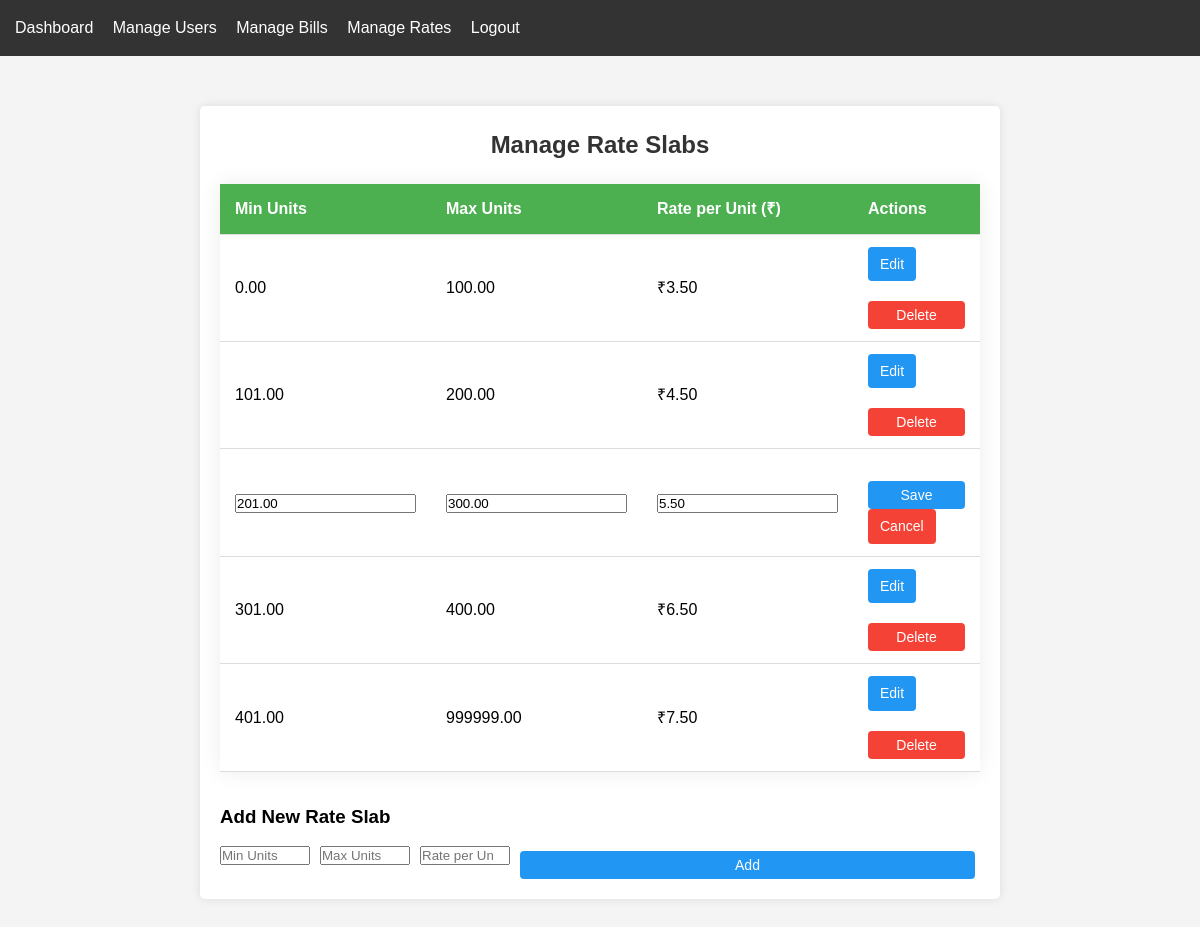
Screenshot of /rates.php?edit=3 (signed in) with the database file from the repository.
### tables this page shows
CREATE TABLE rate_slabs (
    slab_id INT PRIMARY KEY AUTO_INCREMENT,
    min_units DECIMAL(10,2) NOT NULL,
    max_units DECIMAL(10,2) NOT NULL,
    rate_per_unit DECIMAL(10,2) NOT NULL
);

### rates.php (the view, shortened to what this page needs)
<?php
$database = new Database();
$db = $database->getConnection();
$query = "SELECT * FROM rate_slabs ORDER BY min_units ASC";
$stmt = $db->query($query);
$slabs = $stmt->fetchAll(PDO::FETCH_ASSOC);
$edit_slab = null;
if (isset($_GET['edit'])) {
    $edit_id = $_GET['edit'];
    $stmt = $db->prepare("SELECT * FROM rate_slabs WHERE slab_id = :slab_id");
    $stmt->bindParam(":slab_id", $edit_id);
    $stmt->execute();
    $edit_slab = $stmt->fetch(PDO::FETCH_ASSOC);
}
?>
<!DOCTYPE html>
<html lang="en">
<head>
    <link rel="stylesheet" href="../css/style.css">
</head>
<body>
    <div class="nav">
        <a href="dashboard.php">Dashboard</a>
        <a href="users.php">Manage Users</a>
        <a href="bills.php">Manage Bills</a>
        <a href="rates.php">Manage Rates</a>
        <a href="../logout.php">Logout</a>
    </div>
    <div class="container">
        <h2>Manage Rate Slabs</h2>
        <table class="rates-table">
            <thead>
                <tr>
                    <th>Min Units</th>
                    <th>Max Units</th>
                    <th>Rate per Unit (₹)</th>
                    <th>Actions</th>
                </tr>
            </thead>
            <tbody>
                <?php foreach ($slabs as $slab): ?>
                    <tr>
                        <?php if ($edit_slab && $edit_slab['slab_id'] == $slab['slab_id']): ?>
                        <form method="POST" action="" class="form-inline">
                            <td><input type="number" name="min_units" value="<?php echo $slab['min_units']; ?>" required></td>
                            <td><input type="number" name="max_units" value="<?php echo $slab['max_units']; ?>" required></td>
                            <td><input type="number" step="0.01" name="rate_per_unit" value="<?php echo $slab['rate_per_unit']; ?>" required></td>
                            <td>
                                <button type="submit" name="edit_slab" class="action-btn edit-btn">Save</button>
                                <a href="rates.php" class="action-btn delete-btn">Cancel</a>
                            </td>
                        </form>
                        <?php else: ?>
                        <td><?php echo $slab['min_units']; ?></td>
                        <td><?php echo $slab['max_units']; ?></td>
                        <td>₹<?php echo number_format($slab['rate_per_unit'], 2); ?></td>
                        <td>
                            <a href="rates.php?edit=<?php echo $slab['slab_id']; ?>" class="action-btn edit-btn">Edit</a>
                            <form method="POST" action="" style="display:inline;">
                                <button type="submit" name="delete_slab" value="<?php echo $slab['slab_id']; ?>" class="action-btn delete-btn" onclick="return confirm('Are you sure you want to delete this slab?');">Delete</button>
                            </form>
                        </td>
                        <?php endif; ?>
                    </tr>
                <?php endforeach; ?>
            </tbody>
        </table>
        <h3 style="margin-top:30px;">Add New Rate Slab</h3>
        <form method="POST" action="" class="form-inline">
            <input type="number" name="min_units" placeholder="Min Units" required>
            <input type="number" name="max_units" placeholder="Max Units" required>
            <input type="number" step="0.01" name="rate_per_unit" placeholder="Rate per Unit (₹)" required>
            <button type="submit" name="add_slab" class="action-btn edit-btn">Add</button>
        </form>
    </div>
</body>
</html>

### style.css (style rules this page uses)
* { margin: 0; padding: 0; box-sizing: border-box; }
body { font-family: Arial, sans-serif; line-height: 1.6; background-color: #f4f4f4; }
.container { width: 80%; max-width: 800px; margin: 50px auto; padding: 20px; background: white; border-radius: 5px; box-shadow: 0 0 10px rgba(0,0,0,0.1); }
h2 { text-align: center; color: #333; margin-bottom: 20px; }
button { display: block; width: 100%; padding: 10px; background: #4CAF50; color: white; border: none; border-radius: 4px; cursor: pointer; font-size: 16px; margin-top: 20px; }
a { color: #4CAF50; text-decoration: none; }
table { width: 100%; border-collapse: collapse; margin-top: 20px; }
th, td { padding: 12px; text-align: left; border-bottom: 1px solid #ddd; }
th { background-color: #f5f5f5; }
.nav { background: #333; padding: 15px; margin-bottom: 20px; }
.nav a { color: white; margin-right: 15px; text-decoration: none; }

### rates.php (style rules this page uses)
.rates-table { width: 100%; border-collapse: collapse; margin-top: 20px; background: white; box-shadow: 0 0 20px rgba(0,0,0,0.08); }
.rates-table th, .rates-table td { padding: 12px 15px; text-align: left; border-bottom: 1px solid #ddd; }
.rates-table th { background-color: #4CAF50; color: white; }
.action-btn { padding: 6px 12px; border: none; border-radius: 4px; cursor: pointer; margin-right: 5px; text-decoration: none; display: inline-block; font-size: 14px; }
.edit-btn { background: #2196F3; color: white; }
.delete-btn { background: #f44336; color: white; }
.form-inline { display: flex; gap: 10px; align-items: center; }
.form-inline input { width: 90px; }

### rows the page displays
rate_slabs: min_units "0.00", max_units "100.00", rate_per_unit "3.50", $slab['slab_id'] 1 (drawn)
rate_slabs: min_units "101.00", max_units "200.00", rate_per_unit "4.50", $slab['slab_id'] 2 (drawn)
rate_slabs: min_units "201.00", max_units "300.00", rate_per_unit "5.50"
rate_slabs: min_units "301.00", max_units "400.00", rate_per_unit "6.50", $slab['slab_id'] 4 (drawn)
rate_slabs: min_units "401.00", max_units "999999.00", rate_per_unit "7.50", $slab['slab_id'] 5 (drawn)
